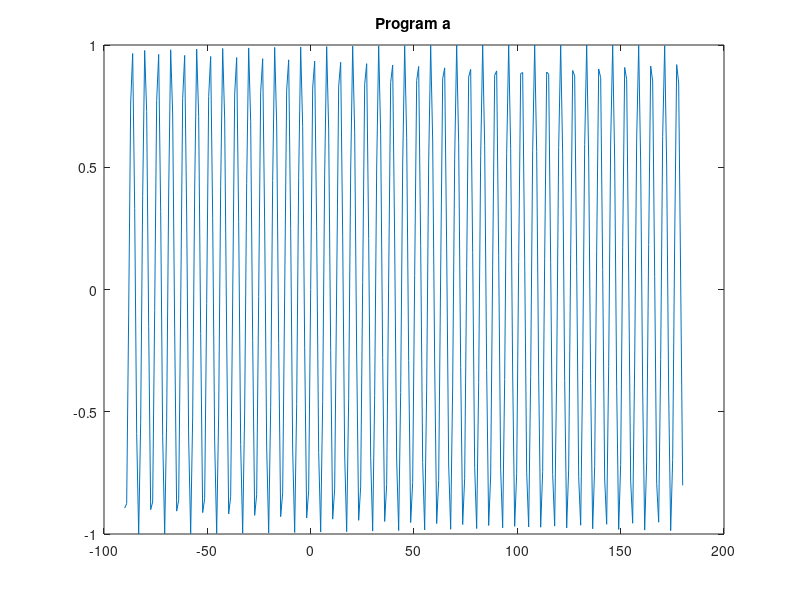
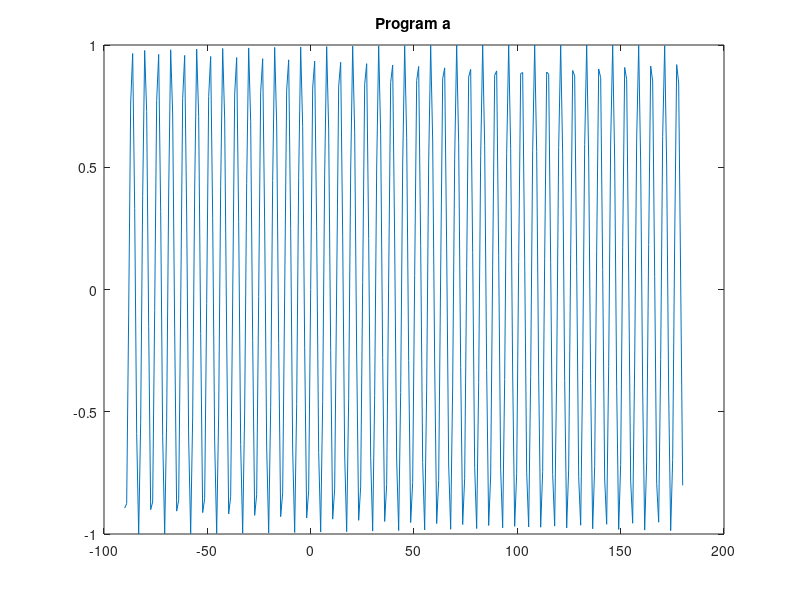
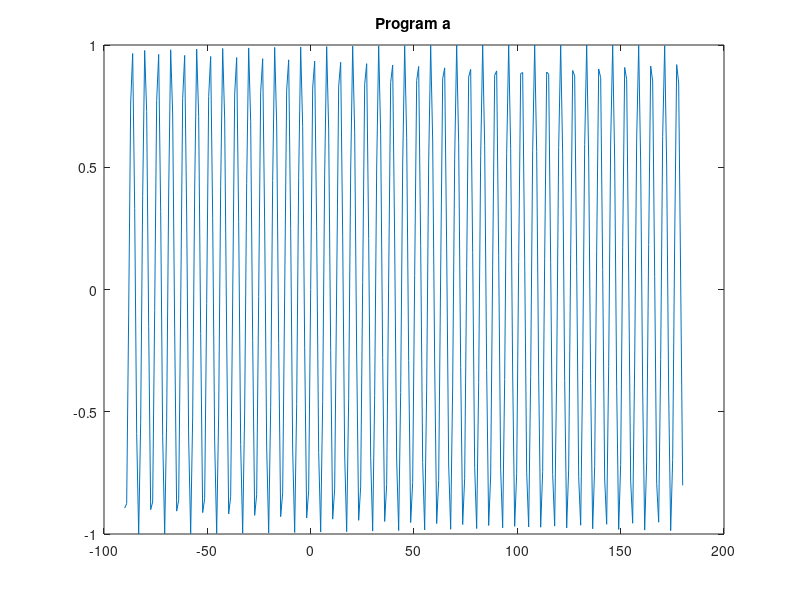
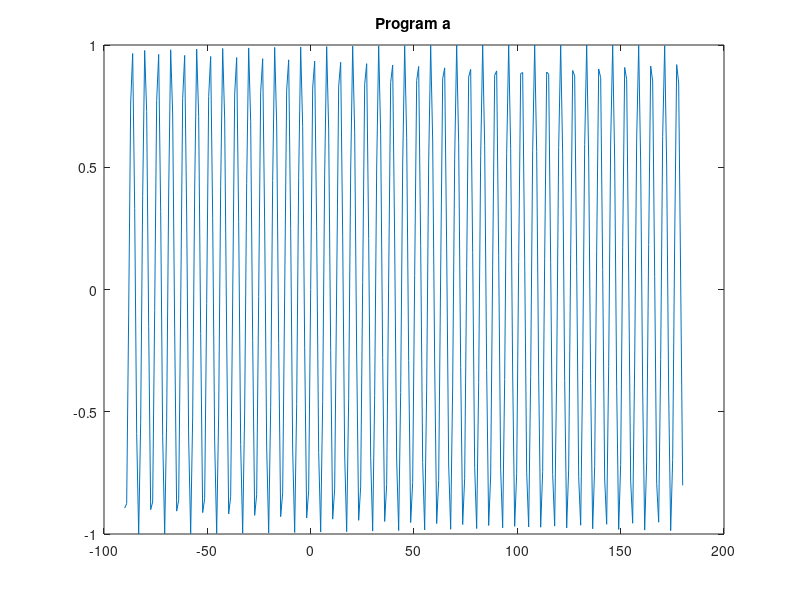

Here is the MATLAB script that generated these plots, in order:
% X = linspace (-90, 180, 280);
% Y = sin(X);
% plot(X,Y);
% pause;

% Program 'a'
X = linspace(-90, 180, 280);
Y = sin(X);
plot(X, Y);
title('Program a');
% Save as images
saveas(gcf, 'S.A.Abdulla_22000021_a.jpg');
saveas(gcf, 'S.A.Abdulla_22000021_a.jpeg');
saveas(gcf, 'S.A.Abdulla_22000021_a.bmp');
saveas(gcf, 'S.A.Abdulla_22000021_a.gif');
saveas(gcf, 'S.A.Abdulla_22000021_a.png');

% Program 'b'
X = linspace(-90, 180, 280);
Y = sind(X);
plot(X, Y);
title('Program b');
% Save as images
saveas(gcf, 'S.A.Abdulla_22000021_b.jpg');
saveas(gcf, 'S.A.Abdulla_22000021_b.jpeg');
saveas(gcf, 'S.A.Abdulla_22000021_b.bmp');
saveas(gcf, 'S.A.Abdulla_22000021_b.gif');
saveas(gcf, 'S.A.Abdulla_22000021_b.png');